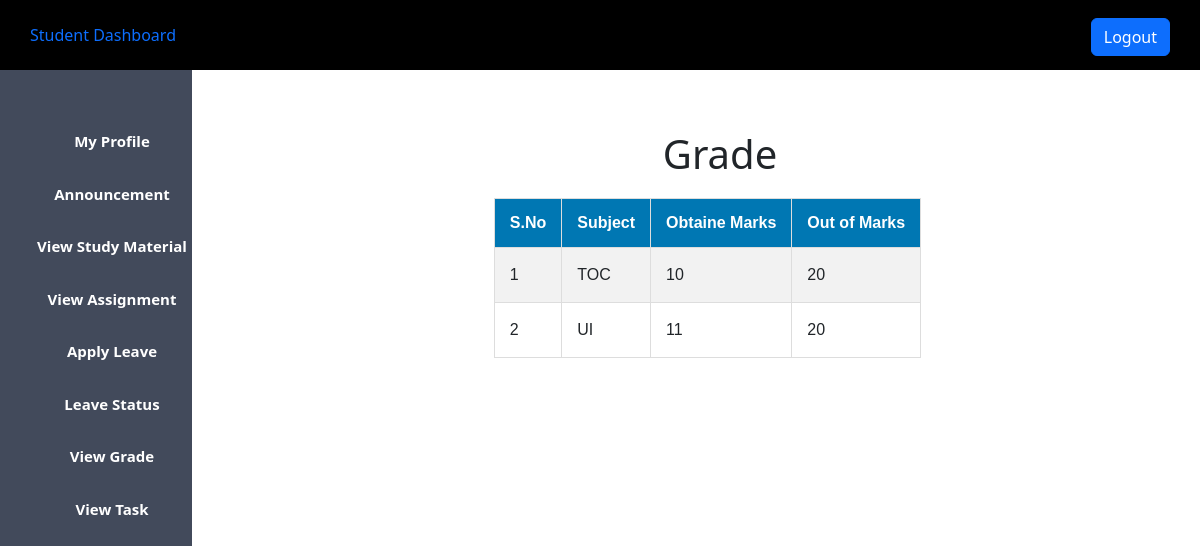
/student_view_grade.php (signed in), run on the app's committed database.
### tables this page shows
CREATE TABLE `grade` (
  `id` int(10) NOT NULL,
  `username` varchar(30) DEFAULT NULL,
  `subject` varchar(30) DEFAULT NULL,
  `gain_marks` int(10) DEFAULT NULL,
  `out_of_marks` int(10) DEFAULT NULL
);

### student_view_grade.php (the view, shortened to what this page needs)
<?php
$host = "localhost";
$user = "root";
$password = "";
$db = "lms_db";
$data = mysqli_connect($host, $user, $password, $db);
$name = $_SESSION['username'];
$sql = "SELECT * FROM grade WHERE username = '$name' ";
$result = mysqli_query($data, $sql);
?>
<!DOCTYPE html>
<html lang="en">
<head>
    <?php
    include('student_css.php');
    ?>
</head>
<body>
    <?php
    include('student_sidebar.php');
    ?>
    <div class="content">
        <center>
            <h1>Grade</h1>
            <table id="table1" border="1px">
                <tr>
                    <th class="table_th">S.No</th>
                    <th class="table_th">Subject</th>
                    <th class="table_th">Obtaine Marks</th>
                    <th class="table_th">Out of Marks</th>
                </tr>
                <?php
                $sno = 1;
                while ($info = $result->fetch_assoc()) {
                ?>
                    <tr>
                        <td class="table_td">
                            <?php echo $sno; ?>
                        </td>
                        <td class="table_td">
                            <?php echo "{$info['subject']}"; ?>
                        </td>
                        <td class="table_td">
                            <?php echo "{$info['gain_marks']}"; ?>
                        </td>
                        <td class="table_td">
                            <?php echo "{$info['out_of_marks']}"; ?>
                        </td>
                    </tr>
                <?php
                $sno = $sno + 1;
                }
                ?>
            </table>
        </center>
    </div>
</body>
</html>

### css/admin.css (style rules this page uses)
* { margin: 0px; padding: 0px; }
.content { margin-left: 20%; margin-top: 5%; }

### student_view_grade.php (style rules this page uses)
#table1 { font-family: Arial; border-collapse: collapse; margin-top: 20px; margin-right: 25px; overflow: auto; }
#table1 td, #table1 th { border: 1px solid #ddd; padding: 15px; }
#table1 tr:nth-child(even) { background-color: #f2f2f2; }
#table1 th { padding-top: 12px; padding-bottom: 12px; text-align: left; background-color: #0077b3; color: white; }

### data on the page
grade: subject "TOC", gain_marks "10", out_of_marks "20"
grade: subject "UI", gain_marks "11", out_of_marks "20"
